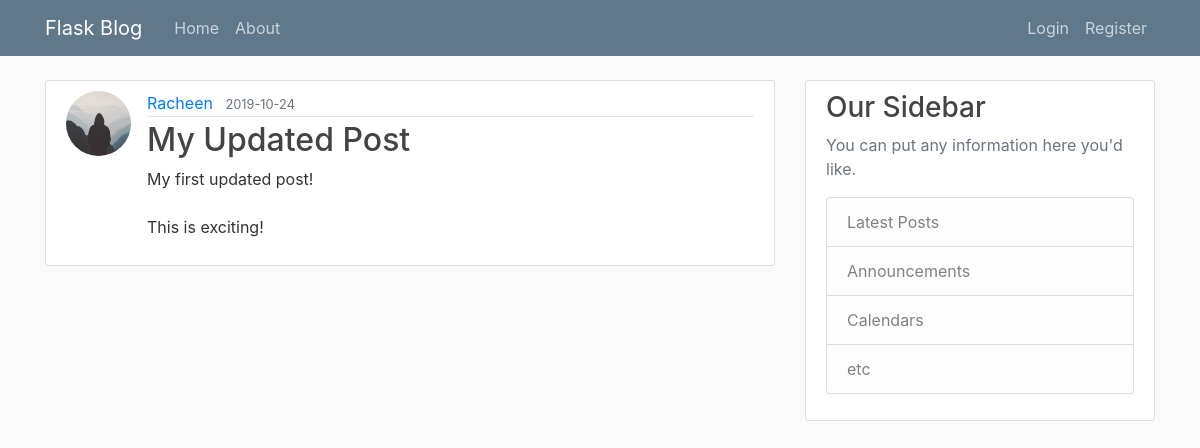
/post/1, run on the app's committed database.
### flaskblog/models.py (models this page shows, shortened)
class User(Base, UserMixin):
    __tablename__ = 'user'
    id = Column(Integer, primary_key=True)
    username = Column(String(20), unique=True, nullable=False)
    email = Column(String(120), unique=True, nullable=False)
    image_file = Column(String(20), nullable=False, default='default.jpg')
    password = Column(String(60), nullable=False)
    confirmed_email = Column(Boolean, nullable=False, default=False,)
    posts = relationship('Post', backref='author', lazy=True)

class Post(Base):
    __tablename__ = 'post'
    id = Column(Integer, primary_key=True)
    title = Column(String(100), nullable=False)
    date_posted = Column(DateTime, nullable=False, default=datetime.utcnow)
    content = Column(Text, nullable=False)
    user_id = Column(Integer, ForeignKey('user.id'), nullable=False)

### flaskblog/posts/routes.py (the view)
@posts.route("/post/<int:post_id>")
def post(post_id):
    post = session.query(Post).get(post_id)
    if post:
        return render_template('post.html',title=post.title,post=post)
    else:
        return render_template("errors/404.html")

### flaskblog/templates/post.html (shortened to what this page needs)
{% extends "layout.html" %}
{% block content %}
    <article class="media content-section">
        <img class="rounded-circle article-img" src="{{ url_for('static',filename='profile_pics/' + post.author.image_file) }}">
        <div class="media-body">
            <div class="article-metadata">
              <a class="mr-2" href="{{url_for('users.user_posts',username=post.author.username) }}">{{ post.author.username }}</a>
              <small class="text-muted">{{ post.date_posted.strftime('%Y-%m-%d') }}</small>
            </div>
            <h2 class="article-title">{{ post.title }}</a></h2>
            <p class="article-content">{{ post.content }}</p>
        </div>
    </article>
{% endblock content %}

### flaskblog/static/main.css (style rules this page uses)
body { background: #fafafa; color: #333333; margin-top: 5rem; }
h1, h2, h3, h4, h5, h6 { color: #444444; }
.content-section { background: #ffffff; padding: 10px 20px; border: 1px solid #dddddd; border-radius: 3px; margin-bottom: 20px; }
.article-title { color: #444444; }
.article-content { white-space: pre-line; }
.article-img { height: 65px; width: 65px; margin-right: 16px; }
.article-metadata { padding-bottom: 1px; margin-bottom: 4px; border-bottom: 1px solid #e3e3e3 }

### data on the page
User: image_file (placeholder picture), author.username "Racheen"
Post: date_posted "2019-10-24", title "My Updated Post", content "My first updated post! This is exciting!"
